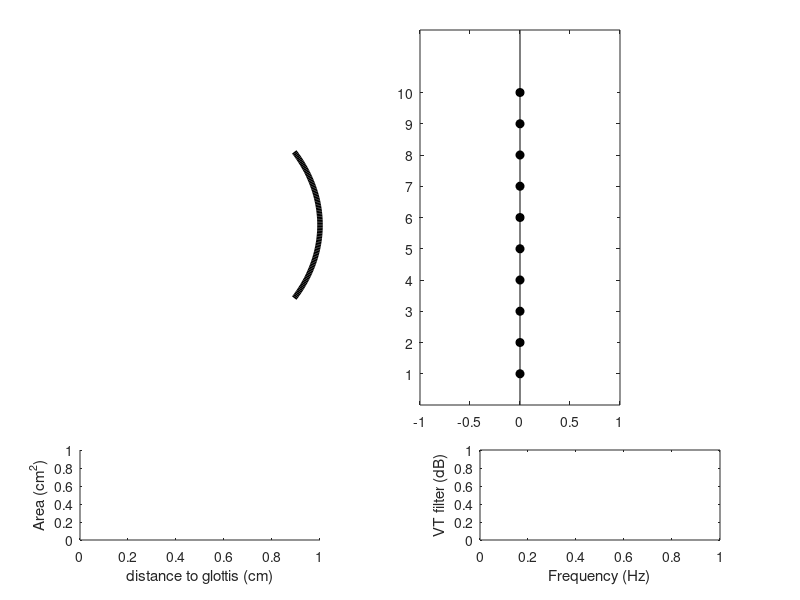

Source code (MATLAB): (Note: this script raises an error after producing the figure.)
function varargout=diva_vtdisp_Ricky(option,varargin)

if ~nargin||isempty(option), option='init'; end
hfig=[];
if ishandle(option), hfig=option; option=varargin{1}; varargin=varargin(2:end); end

switch(lower(option))
    case 'init'
        %data.state.x=zeros(13,1);
        %[data.state.y,data.state.z,data.state.Outline]=diva_synth(data.state.x);
        
        % setting up figure
        data.handles.hfig=figure('units','norm','position',[.3 .5 .4 .4],'menubar','none','name','DIVA vocal tract display','numbertitle','off','color','w');
        
        % setting up 2D vocal tract
        %data.handles.hax1=axes('units','norm','position',[.05 .3 .45 .65],'color',1*[1 1 1]);
        data.handles.hax1=axes('units','norm','position',[0 .3 .45 .65],'color',1*[1 1 1]);
       
        % memory first (h0 is outline, h1 is fill) 
        % ver1 solid moving, dotted fixed
        % ver2 is the opposite
        data.handles.h1_memory=patch(nan,nan,'k','facecolor',.85*[1 1 1],'linestyle','--','edgecolor','none','linewidth',2,'parent',data.handles.hax1);
        % regular 2D representation 
        data.handles.h1=patch(nan,nan,'k','facecolor',.85*[1 1 1],'edgecolor','none','linewidth',2,'parent',data.handles.hax1);
        hold(data.handles.hax1,'on'); data.handles.h0=plot(nan,nan,'k','linewidth',2,'parent',data.handles.hax1); hold(data.handles.hax1,'off');
        hold(data.handles.hax1,'on'); data.handles.h0_memory=plot(nan,nan,'k','linestyle',':','linewidth',2,'parent',data.handles.hax1); hold(data.handles.hax1,'off');

        axis(data.handles.hax1,'equal','tight');
        set(data.handles.hax1,'xcolor','w','ycolor','w','xtick',[],'ytick',[],'xdir','reverse');
        %set(data.handles.h1,'xdata',real(data.state.Outline),'ydata',imag(data.state.Outline));
        
        % setting up supplementary plots for 2D vocal tract vocalization
        data.handles.hax1a=axes('units','norm','position',[.36 .3 .04 .65]);
        data.handles.hax1b=axes('units','norm','position',[.40 .3 .04 .65]);
        data.handles.hax1c=axes('units','norm','position',[.44 .3 .04 .65]);
        % arc plot data 
        t = linspace(150, 210, 100); t2 = linspace(135, 225, 100); t3 = linspace(120, 240, 100);
        x  = 3 * cosd(t);y  = 3 * sind(t);x2 = 4 * cosd(t2);y2 = 4 * sind(t2);x3 = 5 * cosd(t3);y3 = 5 * sind(t3);
        data.handles.h1a = plot(-x+2, -y, 'k-', 'LineWidth', 4, 'parent', data.handles.hax1a,'visible', 'on');
        data.handles.h1b = plot(-x2, -y2, 'k-', 'LineWidth', 4, 'parent', data.handles.hax1b,'visible', 'off');
        data.handles.h1c = plot(-x3, -y3, 'k-', 'LineWidth', 4, 'parent', data.handles.hax1c,'visible', 'off');
        set(data.handles.hax1a, 'YLim', [-4 4], 'XLim', [4.5 5]); set(data.handles.hax1b, 'YLim', [-4 4], 'XLim', [3.3 4]); set(data.handles.hax1c, 'YLim', [-6 6], 'XLim', [3.0 5]);
        set(data.handles.hax1a,'box','off','xtick',[],'ytick',[], 'visible', 'off'); set(data.handles.hax1b,'box','off','xtick',[],'ytick',[], 'visible', 'off'); set(data.handles.hax1c,'box','off','xtick',[],'ytick',[], 'visible', 'off');
        
        % plotting area function
        data.handles.hax2=axes('units','norm','position',[.1 .1 .3 .15],'color',.85*[1 1 1]);
        data.handles.h2=patch(nan,nan,'k','facecolor',1*[1 1 1],'edgecolor','k','linewidth',2,'parent',data.handles.hax2);
        xlabel(data.handles.hax2,'distance to glottis (cm)'); ylabel(data.handles.hax2,'Area (cm^2)');
        % plotting frequency spectrum
        data.handles.hax3=axes('units','norm','position',[.6 .1 .3 .15],'box','off');
        data.handles.h3=plot(nan,nan,'k','color','k','linewidth',2,'parent',data.handles.hax3);
        xlabel(data.handles.hax3,'Frequency (Hz)');
        ylabel(data.handles.hax3,'VT filter (dB)');
        
        % plotting vert 'bar-sliders'
        %data.handles.hax4 = axes('units','norm','position',[.525 .325 .45 .625]);
        %data.handles.hplot4 = bar(zeros(1,13)); % psst you need to plot the bar first, before changing the axes properties
        %data.handles.hax4.YLimMode = 'manual';  % or else it'll just change the Ylim properties to be the default for bar plots!!
        %data.handles.hax4.YLim = [-1 1];        % used to be -3 to 3, but that seemed excessive....
        %data.handles.hplot4.FaceColor = 'flat';
        %data.handles.hplot4 = bar(-3+(3+3)*rand(1,13));
        
        % plotting new horizontal  'bar-sliders'
        % main articulators (1-10)
        %data.handles.hax4 = axes('units','norm','position',[.525 .325 .45 .625]);
        data.handles.hax4 = axes('units','norm','position',[.525 .325 .25 .625]);
        data.handles.hplot4 = barh(zeros(1,10), 'BarWidth', 0.8); % psst you need to plot the bar first, before changing the axes properties
        hold on; data.handles.hplot5=plot(zeros(10,1),1:10,'ko','markerfacecolor','k'); hold off
        labels = diva_vocaltract();
        data.handles.hplot4.FaceColor = 'flat';
        set(data.handles.hax4, 'YLimMode', 'manual', 'YLim', [0.5 10.5], 'XLimMode', 'manual', 'XLim', [-1 1], 'YDir', 'reverse');
        set(data.handles.hax4, 'YTickLabel', labels.Input.Plots_label(2:11));
        %set(data.handles.hax4, 'YAxisLocation', 'origin');
        
        % extra articulators (11-13)
        data.handles.hax4b = axes('units','norm','position',[.825 .325 .15 .625]);
        data.handles.hplot4b = bar([11:1:13],[0 .5 .5], 'BarWidth', 0.7); % psst you need to plot the bar first, before changing the axes properties
        hold on; data.handles.hplot5b=plot(11:13,[0 .5 .5],'ko','markerfacecolor','k'); hold off
        data.handles.hplot4b.FaceColor = 'flat';
        set(data.handles.hax4b, 'YLimMode', 'manual', 'YLim', [-1 1], 'XLimMode', 'manual', 'XLim', [10.5 13.5], 'XTickMode', 'manual', 'XTickLabel', {'tension','pressure','voicing'}, 'XTickLabelRotation',45);
        
        set(data.handles.hfig,'WindowButtonDownFcn',@downcallback, 'WindowButtonUpFcn',@upcallback, 'WindowButtonMotionFcn',@overcallback); % callback for when mouse hovers over plot
        
        %for n1=1:13 % this is where the sliders are created, need to replace these with bars (for now)
        %    data.handles.hslider(n1)=uicontrol('units','norm','position',[.6 .90-(n1-1)*.05 .3 .05],'style','slider','min',-3,'max',3,'callback',@(varargin)diva_vtdisp(data.handles.hfig,'setslider',n1));
        %end
        
        % flag for first time setup
        data.setup = 1;
        set(data.handles.hfig,'userdata',data);
        diva_vtdisp_Ricky(data.handles.hfig,'update',[zeros(10,1);0;.5;.5]); % uses 'update' case to initialize default plots
        drawnow;
        
    case 'setslider' % called when a slider is moved, mouse is released  
        stateData = varargin{1};
        if isempty(hfig), hfig=gcf; end
        data=get(hfig,'userdata');
        n=[];
        %if numel(varargin)>=1, n=varargin{1}; end
        %if numel(varargin)>=2, v=varargin{2}; end
        if isfield(stateData, 'curBar') && isfield(stateData, 'curBarVal')
                n=stateData.curBar;
                v=stateData.curBarVal;
        elseif isfield(stateData, 'newVocalT')
                v=0;
        else
            return;
        end
        if isempty(n), n=1:numel(v); end
        try, x=data.state.x(:,end);
        catch, x=zeros(13,1);
        end
        if isfield(stateData, 'newVocalT')
            x=diva_solveinv(x,stateData.newVocalT,'outline','lambda',0.02);
            %diva_vtdisp_Ricky(hfig,'test',x,stateData);
            diva_vtdisp_Ricky(hfig,'updsliders',x,stateData);
            stateData = rmfield(stateData,'newVocalT'); % remove vCord var so that GUI doesn't always assume you are changing the vocal cord
        end
        x=repmat(x,[1,100]);
        x(n,:)=[linspace(x(n,1),v,20),repmat(v,1,80)];
        diva_vtdisp_Ricky(hfig,'update',x,stateData);
               
%     case 'test'
%         %clf; 
%         data=get(hfig,'userdata');        
%         [Aud,Som,Outline]=diva_synth(varargin{1},'explicit');
%         set(data.handles.h1,'xdata',real(Outline),'ydata',imag(Outline));
%         hold on; plot(Outline,'.-'); hold off; axis equal off;

    case 'updsliders'
        if isempty(hfig), hfig=gcf; end
        data=get(hfig,'userdata');
        %stateData = varargin{2};
        %x = varargin{1};
        newVals = varargin{1}';
        % for main articulators
        set(data.handles.hplot4, 'YData', newVals(1:10));
        set(data.handles.hplot5, 'XData', newVals(1:10));
        % for supp articulators
        set(data.handles.hplot4b, 'YData', newVals(11:13));
        set(data.handles.hplot5b, 'YData', newVals(11:13));
        
    case 'update'
        if numel(varargin)> 1
            stateData = varargin{2};
        end
        if isempty(hfig), hfig=gcf; end
        data=get(hfig,'userdata');
        data.state.x=varargin{1};
        
        % vocalization display 
        if exist('stateData', 'var') == 1 && isfield(stateData, 'curBar')
            if stateData.curBar == 13
                if stateData.curBarVal >= 0.6
                    set(data.handles.h1a, 'visible', 'on');
                    set(data.handles.h1b, 'visible', 'on');
                    set(data.handles.h1c, 'visible', 'on');
                elseif stateData.curBarVal >= 0.3
                    set(data.handles.h1a, 'visible', 'on');
                    set(data.handles.h1b, 'visible', 'on');
                    set(data.handles.h1c, 'visible', 'off');
                elseif stateData.curBarVal >= 0
                    set(data.handles.h1a, 'visible', 'on');
                    set(data.handles.h1b, 'visible', 'off');
                    set(data.handles.h1c, 'visible', 'off');
                else
                    set(data.handles.h1a, 'visible', 'off');
                    set(data.handles.h1b, 'visible', 'off');
                    set(data.handles.h1c, 'visible', 'off');
                end
            end
        end
        
        if exist('stateData', 'var') == 1
            if stateData.ready2play
                %if size(data.state.x,2)>1,
                [data.state.s,data.state.fs]=diva_synth(data.state.x,'sound');
                sound(data.state.s,data.state.fs);
                %end
            end
        end 
       
        d=1.0*.75/10;
        fs=4*11025;
        
        %pay attention here for real-time plot update
        %for n=[1:9:size(data.state.x,2)-1,size(data.state.x,2)]
        n=[1:9:size(data.state.x,2)-1,size(data.state.x,2)];
        n=n(end);
        %n = 100;
               
        [data.state.Aud,data.state.Som,data.state.Outline,data.state.af,data.state.filt]=diva_synth(data.state.x(:,n), 'explicit');
        
        % vocal tract configuration
        x=data.state.Outline;
        x(end+1)=x(1);
        
        if data.setup
            set(data.handles.h0,'xdata',real(x),'ydata',imag(x));
            set(data.handles.h0_memory,'xdata',real(x),'ydata',imag(x));
            data.setup = 0;
        end
                    
        if exist('stateData', 'var') == 1
            if stateData.ready2play
                % Vocal tract memory ver 1
                set(data.handles.h0_memory,'xdata',real(x),'ydata',imag(x));
                % ver 2
                %set(data.handles.h0,'xdata',real(x),'ydata',imag(x));
            end
        end
        
        % Vocal tract memory ver 1 
        set(data.handles.h0,'xdata',real(x),'ydata',imag(x));
        set(data.handles.h1,'xdata',real(x),'ydata',imag(x));
        % ver 2 
        %set(data.handles.h0_memory,'xdata',real(x),'ydata',imag(x));
        %set(data.handles.h1_memory,'xdata',real(x),'ydata',imag(x));
        
        
        % area function
        set(data.handles.h2,'xdata',d*[1:numel(data.state.af) numel(data.state.af):-1:1],'ydata',[max(0,data.state.af(:))'/2, -fliplr(max(0,data.state.af(:))')/2]);
        set(data.handles.hax2,'xlim',d*[.5 numel(data.state.af)+.5],'ylim',max(8,max(data.state.af)/2)*[-1 1]);
        
        % frequency spectrum
        x=10*log10(abs(data.state.filt));
        i=find(x(2:end-1)>x(1:end-2)&x(2:end-1)>x(3:end))*fs/numel(data.state.filt)*1e0;
        set(data.handles.h3,'xdata',(0:numel(data.state.filt)-1)*fs/numel(data.state.filt)*1e0,'ydata',x);
        set(data.handles.hax3,'xlim',[0 min(8000,fs/2)]*1e0,'ylim',[-15 max(15,max(x))],'box','off','xtick',i);
        set(data.handles.hax3,'XTickLabelRotation',45); % rotate x-axis label to avoid overlap
        set(data.handles.hfig,'userdata',data);
        %for n1=1:13,set(data.handles.hslider(n1),'value',data.state.x(n1,n));end
        drawnow;
        %end
end

    function downcallback(varargin)
        mArtPos=get(data.handles.hax4,'currentpoint');  % get current point rel to axes [x y -; x y -] for main articulators
        sArtPos=get(data.handles.hax4b,'currentpoint'); % for additional articulators
        vCordPos=get(data.handles.hax1,'currentpoint'); % for vocal tract
        % Current point 'pos' is structured as such [xfront, yfront, zfront;xback, yback, zback]
        % Need to figure out what plot was clicked, so check from right to left:
        % idea here is that we look at pos2 (which relates to the articulator axis) first, if 
        % its x value is greater than 1, then we assume the other plot was picked instead  
        if mArtPos(1) > 1 
            %curBarIdx = round(sArtPos(1));
            data.curBar = round(sArtPos(1));
            if isfield(data, 'vCordPos')
                data = rmfield(data,'vCordPos'); % remove vCord var so that GUI doesn't always assume you are changing the vocal cord
            end 
        elseif  mArtPos(1) > -1
            %curBarIdx = round(mArtPos(1,2));
            data.curBar = round(mArtPos(1,2));
            if isfield(data, 'vCordPos')
                data = rmfield(data,'vCordPos'); % remove vCord var so that GUI doesn't always assume you are changing the vocal cord
            end 
        else
            data.vCordPos = vCordPos(1,1:2);
            if isfield(data, 'curBar')
                data = rmfield(data,'curBar'); % remove vCord var so that GUI doesn't always assume you are changing the vocal cord
            end 
        end
        %curBarIdx = round(pos2(1));
        %curBarIdx = round(pos2(1,2)); 
        %data.curBar = curBarIdx;
        data.mouseIsDown = true; % recognizes / saves the fact that the mouse is pressed down
        data.ready2play = false;
    end

    function upcallback(varargin)
        data.mouseIsDown = false;% recognizes / saves the fact that the mous has been let go
        if isfield(data, 'curBar')
            if data.curBar > 10
                data.handles.hplot4b.CData(data.curBar-10,:) = [0 0.4470 0.7410];
            else
                data.handles.hplot4.CData(data.curBar,:) = [0 0.4470 0.7410];
            end
            drawnow;
        end
        if isfield(data, 'vCordPos')
            data = rmfield(data,'vCordPos'); % remove vCord var so that GUI doesn't always assume you are changing the vocal cord
        end
        data.ready2play = true;
        diva_vtdisp_Ricky(data.handles.hfig,'setslider',data);
        % old
        %diva_vtdisp_Ricky(data.handles.hfig,'setslider',data);
    end

    function overcallback(varargin)    % for when mouse hovers over plot
        if isfield(data, 'mouseIsDown')
            if data.mouseIsDown
                %p1=get(0,'pointerlocation');    % get mouse location [x y]
                %p2=get(data.hfig,'position');   % get position of figure [x y w h]
                %pos=p1-p2(1:2); % find mouse position relative to figure
                %set(data.hfig,'currentpoint',pos); % not sure
                
                % handling vocal tract plot clicks
                if isfield(data, 'vCordPos')
                    newPos = get(data.handles.hax1,'currentpoint');
                    xdata = data.handles.h0.XData;
                    ydata = data.handles.h0.YData;
                    distances = sqrt((data.vCordPos(1)-xdata).^2+(data.vCordPos(2)-ydata).^2);
                    [minValue, minIndex] = min(distances);
                    %hold on; plot(xdata(minIndex),ydata(minIndex),'ro'); hold off; % plot nearest index point
                    newx = xdata;
                    newy = ydata;
                    newx(minIndex) = newPos(1,1);
                    newy(minIndex) = newPos(1,2);
                    %hold on; plot(newPos(1,1),newPos(1,2),'bo'); hold off; % plot clicked point
                    newVocalT = complex(newx,newy).'; % this is essentially the 'Outline' var or y' I need
                    newVocalT(1:minIndex-1)=nan; 
                    newVocalT(minIndex+1:end)=nan; 
                    data.newVocalT = newVocalT(1:end-1,:);
                    data.ready2play = false;
                    diva_vtdisp_Ricky(data.handles.hfig,'setslider',data);
                 end
                
                % handling articulator plot clicks 
                if isfield(data, 'curBar') 
                    if data.curBar > 10
                        pos=get(data.handles.hax4b,'currentpoint');
                        data.handles.hplot4b.CData(data.curBar-10,:) = [0 0.8 0.8];
                        barLim = max(data.handles.hplot4b.XData);
                        if data.curBar <= barLim && data.curBar > 10.5
                            %data.curBar = curBarIdx;
                            data.curBarVal = pos(1,2);
                            ydata = data.handles.hplot4b.YData;  % get bar plot y data
                            newY = ydata;
                            newY(data.curBar-10) = pos(1,2);
                            %disp(pos2(1,2));
                            data.handles.hplot4b.YData = newY;
                            data.handles.hplot5b.YData = newY;
                            
                            data.ready2play = false;
                            diva_vtdisp_Ricky(data.handles.hfig,'setslider',data);
                            drawnow;
                        end
                    else
                        pos=get(data.handles.hax4,'currentpoint'); % get current point rel to axes [x y -; x y -]
                        data.handles.hplot4.CData(data.curBar,:) = [0 0.8 0.8];
                        barLim = max(data.handles.hplot4.XData);
                        
                        %if curBarIdx <= barLim && curBarIdx > 0.5 && pos2(1,2) >= -3 && pos2(1,2) <= 3
                        if data.curBar <= barLim && data.curBar > 0.5
                            %data.curBar = curBarIdx;
                            data.curBarVal = pos(1);
                            ydata = data.handles.hplot4.YData;
                            newY = ydata;
                            %newY(curBarIdx) = pos2(1,2);
                            newY(data.curBar) = pos(1);
                            %disp(pos2(1,2));
                            data.handles.hplot4.YData = newY;
                            data.handles.hplot5.XData = newY;
                            
                            data.ready2play = false;
                            diva_vtdisp_Ricky(data.handles.hfig,'setslider',data);
                            drawnow;
                        end
                    end
                end
            end
        end
    end
end
